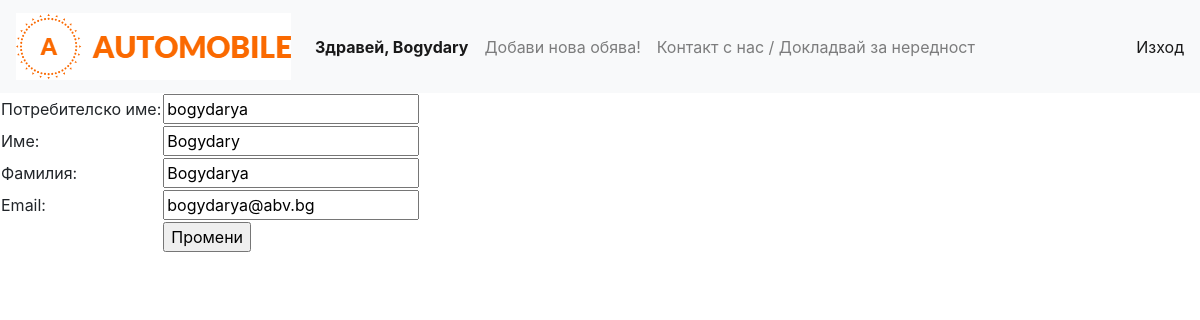
Screenshot of /change_data.php (signed in) with the database file from the repository.
### tables this page shows
CREATE TABLE IF NOT EXISTS `users` (
  `id` int(11) NOT NULL AUTO_INCREMENT,
  `username` varchar(50) NOT NULL,
  `password` varchar(128) NOT NULL,
  `email` varchar(64) NOT NULL,
  `first_name` varchar(50) DEFAULT NULL,
  `last_name` varchar(50) DEFAULT NULL,
  PRIMARY KEY (`id`)
);

### change_data.php (called while the page is built, shortened)
<?php
include_once ('views/header.logged.view.php');
$user_data = Repository::getSome($db, 'users', 'id', $_SESSION['id'])[0];
$username = $user_data->username;
$first_name = $user_data->first_name;
$last_name = $user_data->last_name;
$email = $user_data->email;
include_once ('views/change_data.view.php');

### Repository.php (called while the page is built, shortened)
<?php
class Repository
{
    public static function getSome(PDO $db, $table, $condition, $value, $columns = ['*']){
        $columns = implode(', ', $columns);
        $stmt = $db->query("SELECT {$columns} FROM {$table} WHERE {$condition}={$value}");
        $result = [];
        while ($row = $stmt->fetchObject()){
            $result[] = $row;
        }
        return $result;
    }
}

### views/change_data.view.php (the view)
<form action="" method="post">
    <table>
        <tr>
            <td>Потребителско име: </td>
            <td><input type="text" name="username" value="<?= $username ?>" /></td>
        </tr>
        <tr>
            <td>Име:</td>
            <td><input type="text" name="first_name" value="<?= $first_name ?>" /></td>
        </tr>
        <tr>
            <td>Фамилия:</td>
            <td><input type="text" name="last_name" value="<?= $last_name ?>" /></td>
        </tr>
        <tr>
            <td>Email:</td>
            <td><input type="text" name="email" value="<?= $email ?>" /></td>
        </tr>
        <tr>
            <td></td>
            <td><input type="submit" value="Промени" name="updateData"></td>
        </tr>
    </table>
</form>

### rows the page displays
users: username "bogydarya", first_name "Bogydary", last_name "Bogydarya", email "bogydarya@abv.bg"

### other values shown
$_SESSION['first_name'] "Bogydary"
